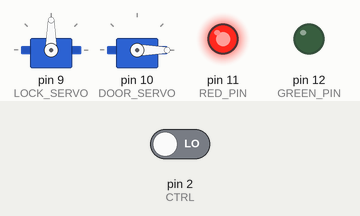
Recording of a sketch running on a simulated Arduino Uno, built with avr-gcc and run on an emulated ATmega328P. Parts: 2 × servo, output pins drawn as LEDs (lit = HIGH). Inputs (shaded band) come from the test bench; at power-on: pin 2 (CTRL) LOW.

Above: at 1.2 s.
1.3 s: pin 2 (CTRL) driven HIGH
At 2.3 s:
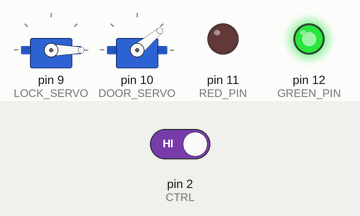
2.8 s: pin 2 (CTRL) driven LOW
At 3.5 s:
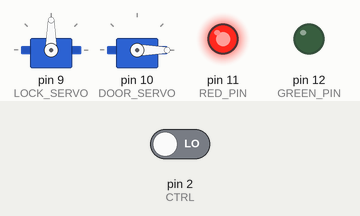
Timing chart, 0 to 5.8 s (numbered marks = the images above; inputs shaded):
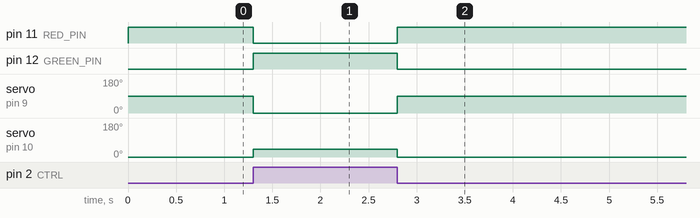

Measured:
- after the input at 1.3 s, pin 11 (RED_PIN): HIGH → LOW at once; pin 12 (GREEN_PIN): LOW → HIGH at once; servo on pin 9 (LOCK_SERVO): 90° → 0° at once; servo on pin 10 (DOOR_SERVO): 0° → 40° at once
- after the input at 2.8 s, pin 11 (RED_PIN): LOW → HIGH at once; pin 12 (GREEN_PIN): HIGH → LOW at once; servo on pin 9 (LOCK_SERVO): 0° → 90° at once; servo on pin 10 (DOOR_SERVO): 40° → 0° at once

The sketch:

arduino.ino.ino
```cpp
#include <Servo.h>


int RED_PIN= 11;
int GREEN_PIN= 12;


Servo LOCK_SERVO;
Servo DOOR_SERVO;

volatile int CTRL=2;

void setup() {

//pinMode(ALARM, OUTPUT);
pinMode(CTRL,INPUT);

pinMode(RED_PIN, OUTPUT);
 digitalWrite(RED_PIN,HIGH);
pinMode(GREEN_PIN, OUTPUT);
 digitalWrite(GREEN_PIN, LOW);

LOCK_SERVO.attach (9);
DOOR_SERVO.attach (10);
DOOR_SERVO.write(0);
   LOCK_SERVO.write(90);
attachInterrupt(0, DOOR, CHANGE);
}

void loop() {

}

void DOOR(){

  if(digitalRead(CTRL)== HIGH)
  {

   digitalWrite(GREEN_PIN, HIGH);
    digitalWrite(RED_PIN, LOW);
 LOCK_SERVO.write(0);
   DOOR_SERVO.write(40);
   /*if(digitalRead(A)== HIGH&& (digitalRead(B)== HIGH)&& (digitalRead (C)== LOW)&&(digitalRead (D)== HIGH))
   {
   digitalWrite(RED_PIN, LOW);
   digitalWrite(GREEN_PIN, HIGH);

   digitalWrite(A, LOW);
   digitalWrite(B, LOW);
   digitalWrite(C, LOW);
   digitalWrite(D, LOW);
   }
   else{
    digitalWrite(ALARM, HIGH);
   }*/
  }
  if(digitalRead(CTRL)== LOW)
  {
   DOOR_SERVO.write(0);
   LOCK_SERVO.write(90);
   digitalWrite(GREEN_PIN, LOW);
   digitalWrite(RED_PIN, HIGH);

  }
}
```
